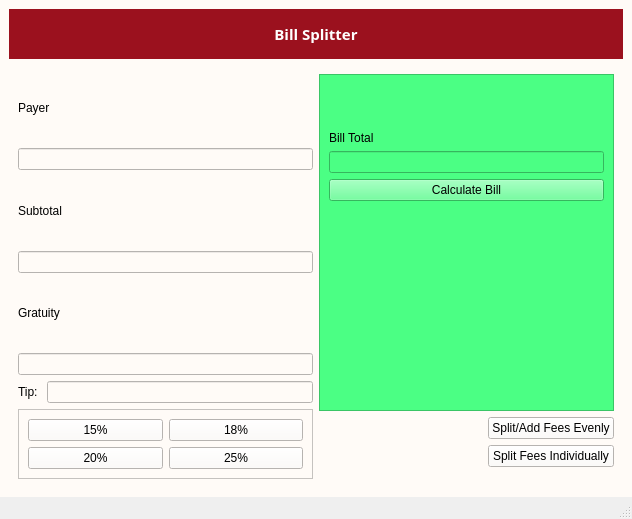
<?xml version="1.0" encoding="UTF-8"?>
<ui version="4.0">
 <class>MainWindow</class>
 <widget class="QMainWindow" name="MainWindow">
  <property name="geometry">
   <rect>
    <x>0</x>
    <y>0</y>
    <width>632</width>
    <height>519</height>
   </rect>
  </property>
  <property name="windowTitle">
   <string>MainWindow</string>
  </property>
  <property name="styleSheet">
   <string notr="true"/>
  </property>
  <widget class="QWidget" name="centralwidget">
   <property name="styleSheet">
    <string notr="true">background-color: rgb(255,251,247)</string>
   </property>
   <layout class="QVBoxLayout" name="verticalLayout">
    <item>
     <widget class="QLabel" name="label">
      <property name="sizePolicy">
       <sizepolicy hsizetype="Preferred" vsizetype="Preferred">
        <horstretch>10</horstretch>
        <verstretch>0</verstretch>
       </sizepolicy>
      </property>
      <property name="minimumSize">
       <size>
        <width>300</width>
        <height>50</height>
       </size>
      </property>
      <property name="maximumSize">
       <size>
        <width>16777215</width>
        <height>50</height>
       </size>
      </property>
      <property name="font">
       <font>
        <family>Bahnschrift SemiBold</family>
        <pointsize>11</pointsize>
        <bold>true</bold>
       </font>
      </property>
      <property name="mouseTracking">
       <bool>false</bool>
      </property>
      <property name="styleSheet">
       <string notr="true">QLabel {
	background-color: rgb(155, 17, 30);
	color: #FFF;
}</string>
      </property>
      <property name="text">
       <string>Bill Splitter</string>
      </property>
      <property name="alignment">
       <set>Qt::AlignmentFlag::AlignCenter</set>
      </property>
     </widget>
    </item>
    <item>
     <widget class="QStackedWidget" name="stackedWidget">
      <property name="styleSheet">
       <string notr="true">background-color: rgb(255,251,247)</string>
      </property>
      <property name="currentIndex">
       <number>2</number>
      </property>
      <widget class="QWidget" name="page_1">
       <layout class="QVBoxLayout" name="verticalLayout_3">
        <item>
         <layout class="QVBoxLayout" name="verticalLayout_2">
          <item>
           <spacer name="verticalSpacer">
            <property name="orientation">
             <enum>Qt::Orientation::Vertical</enum>
            </property>
            <property name="sizeType">
             <enum>QSizePolicy::Policy::Maximum</enum>
            </property>
            <property name="sizeHint" stdset="0">
             <size>
              <width>20</width>
              <height>40</height>
             </size>
            </property>
           </spacer>
          </item>
          <item>
           <widget class="QLabel" name="NumPeopleLabel">
            <property name="text">
             <string>Number in Group</string>
            </property>
            <property name="alignment">
             <set>Qt::AlignmentFlag::AlignCenter</set>
            </property>
           </widget>
          </item>
          <item>
           <widget class="QLineEdit" name="NumPeopleLineEdit">
            <property name="placeholderText">
             <string>Enter a number of people in a group</string>
            </property>
           </widget>
          </item>
          <item>
           <widget class="QLabel" name="AddPeopleLabel">
            <property name="text">
             <string>Add People</string>
            </property>
            <property name="alignment">
             <set>Qt::AlignmentFlag::AlignCenter</set>
            </property>
           </widget>
          </item>
          <item>
           <layout class="QHBoxLayout" name="horizontalLayout">
            <item>
             <widget class="QLineEdit" name="nameLineEdit">
              <property name="placeholderText">
               <string>Enter a Name </string>
              </property>
             </widget>
            </item>
            <item>
             <widget class="QPushButton" name="addNameButton">
              <property name="sizePolicy">
               <sizepolicy hsizetype="Minimum" vsizetype="Preferred">
                <horstretch>0</horstretch>
                <verstretch>0</verstretch>
               </sizepolicy>
              </property>
              <property name="minimumSize">
               <size>
                <width>100</width>
                <height>5</height>
               </size>
              </property>
              <property name="maximumSize">
               <size>
                <width>100</width>
                <height>20</height>
               </size>
              </property>
              <property name="styleSheet">
               <string notr="true">QPushButton {
    border-radius: 3px;
    background: rgb(0, 85,  255);
    color: white;
}

QPushButton:hover {
    background: rgba(0, 85, 255, 220);
}

QPushButton:pressed {
    background: rgba(0, 85, 255, 220);
}</string>
              </property>
              <property name="text">
               <string>Add</string>
              </property>
             </widget>
            </item>
           </layout>
          </item>
          <item>
           <spacer name="verticalSpacer_2">
            <property name="orientation">
             <enum>Qt::Orientation::Vertical</enum>
            </property>
            <property name="sizeType">
             <enum>QSizePolicy::Policy::Maximum</enum>
            </property>
            <property name="sizeHint" stdset="0">
             <size>
              <width>20</width>
              <height>100</height>
             </size>
            </property>
           </spacer>
          </item>
          <item alignment="">
           <widget class="QPushButton" name="movePageTwoButton">
            <property name="minimumSize">
             <size>
              <width>0</width>
              <height>10</height>
             </size>
            </property>
            <property name="maximumSize">
             <size>
              <width>16777215</width>
              <height>30</height>
             </size>
            </property>
            <property name="styleSheet">
             <string notr="true">QPushButton {
    border-radius: 3px;
    background: rgb(0, 85,  255);
    color: white;
}

QPushButton:hover {
    background: rgba(0, 85, 255, 220);
}

QPushButton:pressed {
    background: rgba(0, 85, 255, 220);
}</string>
            </property>
            <property name="text">
             <string>Submit</string>
            </property>
           </widget>
          </item>
         </layout>
        </item>
       </layout>
      </widget>
      <widget class="QWidget" name="page_2">
       <layout class="QGridLayout" name="gridLayout_2">
        <item row="0" column="0">
         <widget class="QFrame" name="frame">
          <property name="frameShape">
           <enum>QFrame::Shape::StyledPanel</enum>
          </property>
          <property name="frameShadow">
           <enum>QFrame::Shadow::Raised</enum>
          </property>
          <layout class="QGridLayout" name="gridLayout" rowstretch="0,0,0,0">
           <property name="verticalSpacing">
            <number>10</number>
           </property>
           <item row="3" column="1">
            <widget class="QPushButton" name="debtShareButton">
             <property name="styleSheet">
              <string notr="true">QPushButton {
    border-radius: 3px;
    background: rgb(0, 85,  255);
    color: white;
}

QPushButton:hover {
    background: rgba(0, 85, 255, 220);
}

QPushButton:pressed {
    background: rgba(0, 85, 255, 220);
}</string>
             </property>
             <property name="text">
              <string>Debt Share</string>
             </property>
            </widget>
           </item>
           <item row="2" column="1">
            <widget class="QPushButton" name="TransHistoryButton">
             <property name="styleSheet">
              <string notr="true">QPushButton {
    border-radius: 3px;
    background: rgb(0, 85,  255);
    color: white;
}

QPushButton:hover {
    background: rgba(0, 85, 255, 220);
}

QPushButton:pressed {
    background: rgba(0, 85, 255, 220);
}</string>
             </property>
             <property name="text">
              <string>Transaction History</string>
             </property>
            </widget>
           </item>
           <item row="1" column="0">
            <spacer name="horizontalSpacer">
             <property name="orientation">
              <enum>Qt::Orientation::Horizontal</enum>
             </property>
             <property name="sizeType">
              <enum>QSizePolicy::Policy::Maximum</enum>
             </property>
             <property name="sizeHint" stdset="0">
              <size>
               <width>200</width>
               <height>20</height>
              </size>
             </property>
            </spacer>
           </item>
           <item row="1" column="1">
            <widget class="QPushButton" name="newTransactionButton">
             <property name="styleSheet">
              <string notr="true">QPushButton {
    border-radius: 3px;
    background: rgb(0, 85,  255);
    color: white;
}

QPushButton:hover {
    background: rgba(0, 85, 255, 220);
}

QPushButton:pressed {
    background: rgba(0, 85, 255, 220);
}</string>
             </property>
             <property name="text">
              <string>+ New Transaction</string>
             </property>
            </widget>
           </item>
           <item row="1" column="2">
            <spacer name="horizontalSpacer_2">
             <property name="orientation">
              <enum>Qt::Orientation::Horizontal</enum>
             </property>
             <property name="sizeType">
              <enum>QSizePolicy::Policy::Maximum</enum>
             </property>
             <property name="sizeHint" stdset="0">
              <size>
               <width>200</width>
               <height>20</height>
              </size>
             </property>
            </spacer>
           </item>
          </layout>
         </widget>
        </item>
        <item row="1" column="0">
         <widget class="QFrame" name="frame_2">
          <property name="minimumSize">
           <size>
            <width>100</width>
            <height>0</height>
           </size>
          </property>
          <property name="maximumSize">
           <size>
            <width>130</width>
            <height>40</height>
           </size>
          </property>
          <property name="frameShape">
           <enum>QFrame::Shape::StyledPanel</enum>
          </property>
          <property name="frameShadow">
           <enum>QFrame::Shadow::Raised</enum>
          </property>
          <layout class="QHBoxLayout" name="horizontalLayout_5">
           <property name="rightMargin">
            <number>43</number>
           </property>
           <item>
            <layout class="QHBoxLayout" name="horizontalLayout_4">
             <item>
              <widget class="QPushButton" name="goPage1Button">
               <property name="text">
                <string>Back</string>
               </property>
              </widget>
             </item>
            </layout>
           </item>
          </layout>
         </widget>
        </item>
       </layout>
      </widget>
      <widget class="QWidget" name="page_3">
       <layout class="QGridLayout" name="gridLayout_6">
        <item row="0" column="1">
         <widget class="QFrame" name="frame_3">
          <property name="styleSheet">
           <string notr="true">background-color: rgb(75, 255, 132)</string>
          </property>
          <property name="frameShape">
           <enum>QFrame::Shape::StyledPanel</enum>
          </property>
          <property name="frameShadow">
           <enum>QFrame::Shadow::Raised</enum>
          </property>
          <layout class="QGridLayout" name="gridLayout_4">
           <item row="1" column="0">
            <widget class="QPushButton" name="calculateButton">
             <property name="text">
              <string>Calculate Bill</string>
             </property>
            </widget>
           </item>
           <item row="0" column="0">
            <layout class="QVBoxLayout" name="verticalLayout_5">
             <item>
              <spacer name="verticalSpacer_4">
               <property name="orientation">
                <enum>Qt::Orientation::Vertical</enum>
               </property>
               <property name="sizeHint" stdset="0">
                <size>
                 <width>20</width>
                 <height>40</height>
                </size>
               </property>
              </spacer>
             </item>
             <item>
              <widget class="QLabel" name="billTotalLabel">
               <property name="text">
                <string>Bill Total</string>
               </property>
              </widget>
             </item>
             <item>
              <widget class="QLineEdit" name="billTotalLineEdit"/>
             </item>
            </layout>
           </item>
           <item row="2" column="0">
            <spacer name="verticalSpacer_3">
             <property name="orientation">
              <enum>Qt::Orientation::Vertical</enum>
             </property>
             <property name="sizeType">
              <enum>QSizePolicy::Policy::Fixed</enum>
             </property>
             <property name="sizeHint" stdset="0">
              <size>
               <width>20</width>
               <height>200</height>
              </size>
             </property>
            </spacer>
           </item>
          </layout>
         </widget>
        </item>
        <item row="0" column="0" rowspan="4">
         <layout class="QGridLayout" name="gridLayout_5">
          <item row="0" column="0">
           <widget class="QLabel" name="payerLabel">
            <property name="text">
             <string>Payer</string>
            </property>
           </widget>
          </item>
          <item row="1" column="0">
           <widget class="QLineEdit" name="payerLineEdit"/>
          </item>
          <item row="2" column="0">
           <widget class="QLabel" name="subTotalLabel">
            <property name="text">
             <string>Subtotal</string>
            </property>
           </widget>
          </item>
          <item row="3" column="0">
           <widget class="QLineEdit" name="subtotalLineEdit"/>
          </item>
          <item row="4" column="0">
           <widget class="QLabel" name="gratuityLabel">
            <property name="text">
             <string>Gratuity</string>
            </property>
           </widget>
          </item>
          <item row="5" column="0">
           <widget class="QLineEdit" name="gratuityLineEdit"/>
          </item>
          <item row="6" column="0">
           <layout class="QHBoxLayout" name="horizontalLayout_6">
            <item>
             <widget class="QLabel" name="tipLabel">
              <property name="text">
               <string>Tip: </string>
              </property>
             </widget>
            </item>
            <item>
             <widget class="QLineEdit" name="tipLineEdit"/>
            </item>
           </layout>
          </item>
          <item row="7" column="0">
           <widget class="QFrame" name="frame_4">
            <property name="frameShape">
             <enum>QFrame::Shape::StyledPanel</enum>
            </property>
            <property name="frameShadow">
             <enum>QFrame::Shadow::Raised</enum>
            </property>
            <layout class="QGridLayout" name="gridLayout_3">
             <item row="0" column="0">
              <widget class="QPushButton" name="fifteenTipButton">
               <property name="text">
                <string>15%</string>
               </property>
              </widget>
             </item>
             <item row="0" column="1">
              <widget class="QPushButton" name="eighteenTipButton">
               <property name="text">
                <string>18%</string>
               </property>
              </widget>
             </item>
             <item row="1" column="0">
              <widget class="QPushButton" name="twentyTipButton">
               <property name="text">
                <string>20%</string>
               </property>
              </widget>
             </item>
             <item row="1" column="1">
              <widget class="QPushButton" name="twentyFiveTipButton">
               <property name="text">
                <string>25%</string>
               </property>
              </widget>
             </item>
            </layout>
           </widget>
          </item>
         </layout>
        </item>
        <item row="1" column="1">
         <layout class="QGridLayout" name="gridLayout_7">
          <item row="0" column="1">
           <spacer name="horizontalSpacer_3">
            <property name="orientation">
             <enum>Qt::Orientation::Horizontal</enum>
            </property>
            <property name="sizeHint" stdset="0">
             <size>
              <width>40</width>
              <height>20</height>
             </size>
            </property>
           </spacer>
          </item>
          <item row="0" column="2">
           <widget class="QPushButton" name="splitEvenlyButton">
            <property name="sizePolicy">
             <sizepolicy hsizetype="Minimum" vsizetype="Fixed">
              <horstretch>0</horstretch>
              <verstretch>0</verstretch>
             </sizepolicy>
            </property>
            <property name="text">
             <string>Split/Add Fees Evenly</string>
            </property>
           </widget>
          </item>
          <item row="1" column="2">
           <widget class="QPushButton" name="splitIndButton">
            <property name="text">
             <string>Split Fees Individually</string>
            </property>
           </widget>
          </item>
         </layout>
        </item>
       </layout>
      </widget>
      <widget class="QWidget" name="page_4">
       <widget class="QLabel" name="label_9">
        <property name="geometry">
         <rect>
          <x>140</x>
          <y>80</y>
          <width>41</width>
          <height>21</height>
         </rect>
        </property>
        <property name="text">
         <string>Total</string>
        </property>
       </widget>
       <widget class="QLineEdit" name="lineEdit_8">
        <property name="geometry">
         <rect>
          <x>200</x>
          <y>70</y>
          <width>211</width>
          <height>51</height>
         </rect>
        </property>
       </widget>
       <widget class="QLineEdit" name="lineEdit_9">
        <property name="geometry">
         <rect>
          <x>80</x>
          <y>220</y>
          <width>113</width>
          <height>22</height>
         </rect>
        </property>
        <property name="placeholderText">
         <string>Name of debtor</string>
        </property>
       </widget>
       <widget class="QLineEdit" name="lineEdit_10">
        <property name="geometry">
         <rect>
          <x>220</x>
          <y>220</y>
          <width>113</width>
          <height>22</height>
         </rect>
        </property>
        <property name="placeholderText">
         <string>Share Amount</string>
        </property>
       </widget>
       <widget class="QPushButton" name="pushButton_14">
        <property name="geometry">
         <rect>
          <x>360</x>
          <y>200</y>
          <width>141</width>
          <height>71</height>
         </rect>
        </property>
        <property name="text">
         <string>Add Fee</string>
        </property>
       </widget>
       <widget class="QLabel" name="label_10">
        <property name="geometry">
         <rect>
          <x>150</x>
          <y>10</y>
          <width>331</width>
          <height>41</height>
         </rect>
        </property>
        <property name="font">
         <font>
          <pointsize>20</pointsize>
         </font>
        </property>
        <property name="text">
         <string>Split Bills Individually</string>
        </property>
       </widget>
      </widget>
      <widget class="QWidget" name="page_5"/>
     </widget>
    </item>
   </layout>
  </widget>
  <widget class="QMenuBar" name="menubar">
   <property name="geometry">
    <rect>
     <x>0</x>
     <y>0</y>
     <width>632</width>
     <height>22</height>
    </rect>
   </property>
  </widget>
  <widget class="QStatusBar" name="statusbar"/>
 </widget>
 <resources/>
 <connections/>
</ui>
